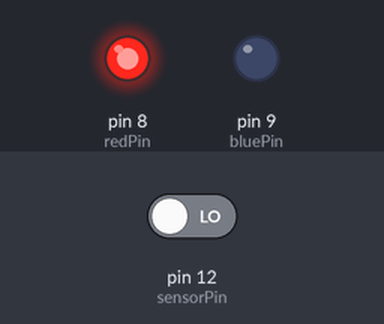
The sketch below on a simulated Arduino Uno, built with avr-gcc and run on an emulated ATmega328P. Parts: output pins drawn as LEDs (lit = HIGH). Inputs (shaded band) come from the test bench; at power-on: pin 12 (sensorPin) LOW. What the sketch prints to the serial monitor is not drawn.

Above: at 1.2 s.
1.3 s: pin 12 (sensorPin) driven HIGH
At 2.3 s:
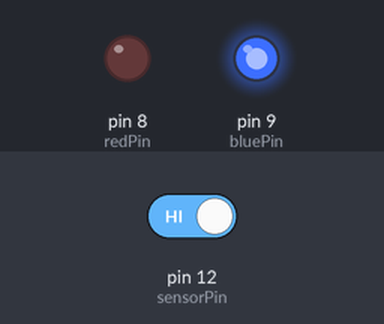
2.8 s: pin 12 (sensorPin) driven LOW
At 3.5 s:
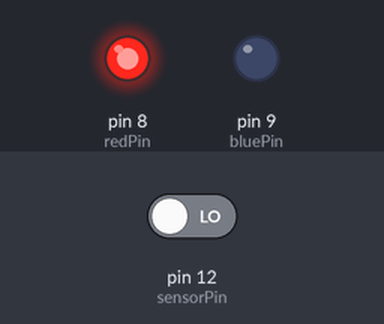
Timing chart, 0 to 5.8 s (numbered marks = the images above; inputs shaded):
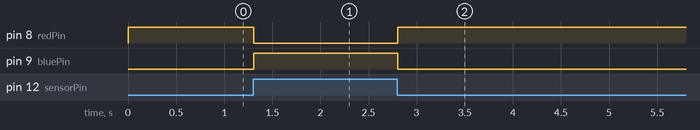

The sketch:

line_Tracking_Sensor.ino
```cpp
//line tracking sensor
//Created by Arif Mandal

int sensorPin = 12;
int sensorValue;
int redPin = 8;
int bluePin = 9;


void setup() {
  // put your setup code here, to run once:
  Serial.begin(9600);
  pinMode(sensorPin, INPUT);
  pinMode(redPin, OUTPUT);
  pinMode(bluePin, OUTPUT);

}

void loop() {
  // put your main code here, to run repeatedly:
  sensorValue = digitalRead(sensorPin);
  Serial.println(sensorValue);
  if (sensorValue == 1) {
    digitalWrite(redPin, LOW);
    digitalWrite(bluePin, HIGH);


  } else {
    digitalWrite(bluePin, LOW);
    digitalWrite(redPin, HIGH);

  }


}
//THank you...
```

Measured:
- after the input at 1.3 s, pin 8 (redPin): HIGH → LOW at once; pin 9 (bluePin): LOW → HIGH at once
- after the input at 2.8 s, pin 8 (redPin): LOW → HIGH at once; pin 9 (bluePin): HIGH → LOW at once
